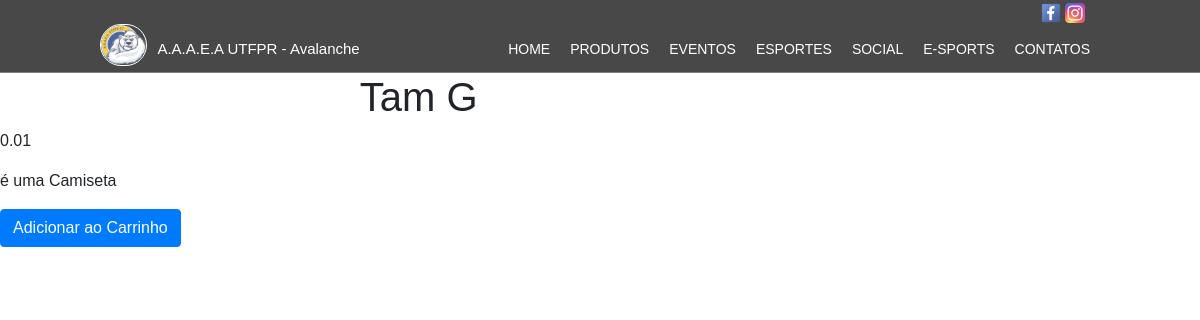
/Produtos/Modelos/tam-g, run on the app's committed database.
### ecommerce/models.py (models this page shows, shortened)
class produtos(models.Model):
    status = (('Ativo', 'Ativo'), ('Encerrado', 'Encerrado'),)
    modelo = models.ForeignKey(produtobase, verbose_name='Base',null=True,
                               related_name='Produtos',related_query_name='Produtos_Query',on_delete=models.CASCADE)
    name = models.CharField(max_length=255,null = False,blank = False,verbose_name='Nome')
    estoque = models.PositiveIntegerField(verbose_name='Quantidade em estoque')
    pub_date = models.DateField(auto_now_add=True,verbose_name='Data de Criação')
    Status = models.CharField(max_length=30, null=True, blank=True, choices=status, default='Ativo')
    slug = AutoSlugField(populate_from='name')
    class Meta:
        verbose_name = 'Modelo'
        verbose_name_plural = 'Modelos'
        ordering = ['name']

class produtobase(models.Model):
    name = models.CharField(max_length=255,null = False,blank = False,verbose_name='Nome')
    descricao = models.TextField(null = False,blank = False,verbose_name='Descrição')
    thumb = StdImageField(upload_to=get_file_path, null=True, blank=True, verbose_name='thumbnail')
    preco = models.DecimalField(decimal_places=2, max_digits=6, verbose_name='Preço')
    p_socio = models.DecimalField(decimal_places=2, max_digits=6, verbose_name='Preço para Sócio')
    slug = AutoSlugField(populate_from='name')
    class Meta:
        verbose_name = 'Produto Base'
        verbose_name_plural = 'Produtos Base'
        ordering = ['name']

### ecommerce/views.py (the view)
# urls.py: path('Produtos/Modelos/<slug:slug>',Produto_view.as_view(),name = 'Produtos_view'),
class Produto_view(DetailView):
    model = produtos
    template_name = 'PadraoProdutos.html'
    slug_url_kwarg = 'slug'
    slug_field = 'slug'

### ecommerce/templates/PadraoProdutos.html (shortened to what this page needs)
{% extends 'Base.html' %}
{%load static%}
{%load bootstrap4 %}
{%block body%}
    <h1>{{produtos.name}}</h1>
    {%if user.get_socio %}
    <p>{{produtos.modelo.p_socio}}</p>
    {%else%}
    <p>{{produtos.modelo.preco}}</p>
    {%endif%}
    <p>{{produtos.modelo.descricao}}</p>
        {% buttons%}
        <a href="{% url 'Adicionar_produto' produtos.slug %}"><button class="btn btn-primary">Adicionar ao Carrinho</button></a>
        {% endbuttons %}
{%endblock%}

### Avalancheutfpr/static/css/style.css (style rules this page uses)
* { font-family: Arial; }
body { margin: 0; padding: 0; }

### data on the page
produtos: name "Tam G", modelo.preco "0.01", modelo.descricao "é uma Camiseta"
